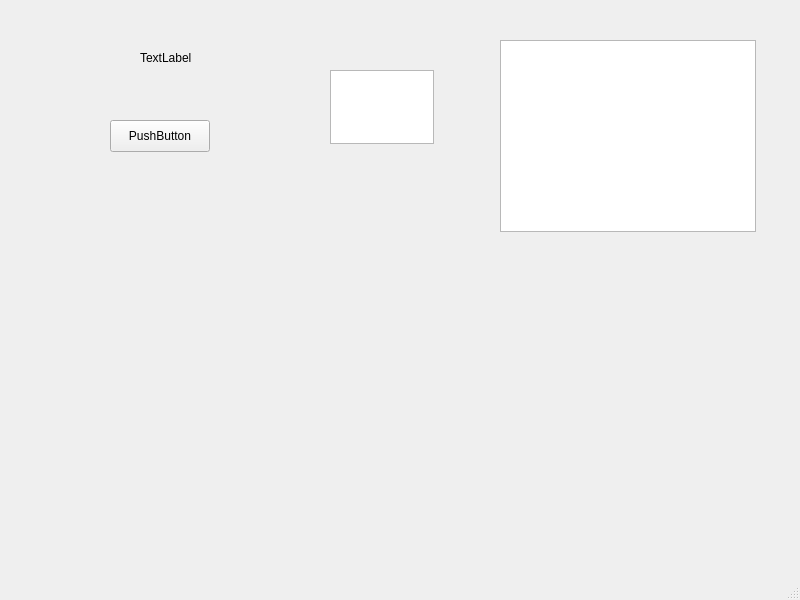
<?xml version="1.0" encoding="UTF-8"?>
<ui version="4.0">
 <class>ExampleWindow</class>
 <widget class="QMainWindow" name="ExampleWindow">
  <property name="geometry">
   <rect>
    <x>0</x>
    <y>0</y>
    <width>800</width>
    <height>600</height>
   </rect>
  </property>
  <property name="windowTitle">
   <string>ExampleWindow</string>
  </property>
  <widget class="QWidget" name="centralwidget">
   <widget class="QPushButton" name="myButton">
    <property name="geometry">
     <rect>
      <x>110</x>
      <y>120</y>
      <width>100</width>
      <height>32</height>
     </rect>
    </property>
    <property name="text">
     <string>PushButton</string>
    </property>
   </widget>
   <widget class="QTextEdit" name="myTextBox">
    <property name="geometry">
     <rect>
      <x>330</x>
      <y>70</y>
      <width>104</width>
      <height>74</height>
     </rect>
    </property>
   </widget>
   <widget class="QLabel" name="myLabel">
    <property name="geometry">
     <rect>
      <x>140</x>
      <y>50</y>
      <width>131</width>
      <height>16</height>
     </rect>
    </property>
    <property name="text">
     <string>TextLabel</string>
    </property>
   </widget>
   <widget class="QTableWidget" name="myTable">
    <property name="geometry">
     <rect>
      <x>500</x>
      <y>40</y>
      <width>256</width>
      <height>192</height>
     </rect>
    </property>
   </widget>
  </widget>
  <widget class="QMenuBar" name="menubar">
   <property name="geometry">
    <rect>
     <x>0</x>
     <y>0</y>
     <width>800</width>
     <height>24</height>
    </rect>
   </property>
  </widget>
  <widget class="QStatusBar" name="statusbar"/>
 </widget>
 <resources/>
 <connections/>
</ui>
